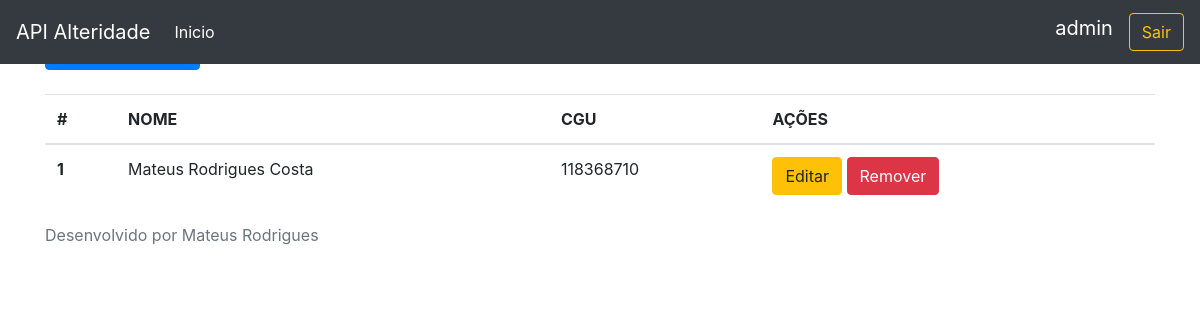
Screenshot of /academico/ (signed in) with the database file from the repository.
### alteridade/models.py (models this page shows, shortened)
class Academico(models.Model):
    cgu = models.CharField(max_length=9, unique=True,null=True,blank=True)
    nome = models.CharField(max_length=120)
    dataNascimento = models.DateField(null=True,blank=True)
    sexo = models.CharField(max_length=2,null=True, blank=True)
    naturalidade = models.CharField(max_length=30,null=True,blank=True)
    telefone = models.CharField(max_length=11, null=True, blank=True)
    celular = models.CharField(max_length=11, null=True, blank=True)
    email = models.EmailField(unique=True,null=True,blank=True)
    curso = models.ForeignKey(Curso, on_delete=models.PROTECT, null=False)
    turno = models.CharField(max_length=20,null=True,blank=True)
    disponibilidadeAtendimento = models.CharField(max_length=50, null=True, blank=True)
    motivo = models.CharField(max_length=200, null=True, blank=True)
    observacoes = models.CharField(max_length=100, null=True, blank=True)
    vinculo = models.CharField(max_length=45, null=True, blank=True)
    tipoDeficiencia = models.ForeignKey(TipoDeficiencia, on_delete=models.PROTECT, null=True,blank=True)

### alteridade/views.py (the view)
# urls.py: path('academico/',listaAcademico,name='lista_academico'),
@login_required
def listaAcademico(request):
    academicos= Academico.objects.all()
    return render(request,'listaAcademico.html',context={'academicos':academicos})

### alteridade/templates/listaAcademico.html
{% extends 'base.html' %}
{% block conteudo %}
<mat-card>
    <mat-card-header><h5 class="text-center">Lista de Acadêmicos</h5></mat-card-header>
</mat-card>
<a class="btn btn-primary" role='button' href='/academico/add'>Novo Acadêmico</a>
    <br />
    <br />
    <table class="table">
        <thead>
            <tr>
                <th scope="col">#</th>
                <th scope="col">NOME</th>
                <th scope="col">CGU</th>
                <th scope="col">AÇÕES</th>
            </tr>
        </thead>
        <tbody>
            {% for a in academicos %}
                <tr>
                    <th scope="row">{{ a.pk }}</th>
                    <td>{{ a.nome }}</td>
                    <td>{{a.cgu}}</td>
                    <td>
                        <a href="/academico/editar/{{a.pk}}" class="btn btn-warning" >Editar</a>
                        <a href="/academico/excluir/{{a.pk}}" class="btn btn-danger" >Remover</a>
                    </td>
                </tr>
            {% endfor %}
        </tbody>
    </table>
{% endblock %}

### alteridade/templates/base.html (shortened to what this page needs)
<!doctype html>
<html lang="en">
  <head>
    <link rel="stylesheet" href="https://maxcdn.bootstrapcdn.com/bootstrap/4.0.0/css/bootstrap.min.css">
    <link rel="stylesheet" href="https://getbootstrap.com/docs/4.0/examples/sticky-footer-navbar/sticky-footer-navbar.css" />
  </head>
  <body>
    <header>
      <nav class="navbar navbar-expand-md navbar-dark fixed-top bg-dark">
        <a class="navbar-brand" href="#">
          API Alteridade
        </a>
        <div class="collapse navbar-collapse" id="navbarCollapse">
          <ul class="navbar-nav mr-auto">
            <li class="nav-item">
              <a class="nav-link" href="/index"><font color='#fff'>Inicio</font></a>
            </li>
            </ul>
            <label class="navbar-brand">{{request.user}}</label>
	          <a class="btn btn-outline-warning my-2 my-sm-0" href="/">Sair</a>
        </div>
      </nav>
    </header>
    <main role="main" class="container">
        {% block conteudo %}
        {% endblock %}
    </main>
    <footer class="footer">
      <div class="container">
        <span class="text-muted">Desenvolvido por Mateus Rodrigues</span>
      </div>
    </footer>
  </body>
</html>

### rows the page displays
Academico: pk "1", nome "Mateus Rodrigues Costa", cgu "118368710"

### other values shown
{{ request.user }} "admin"
